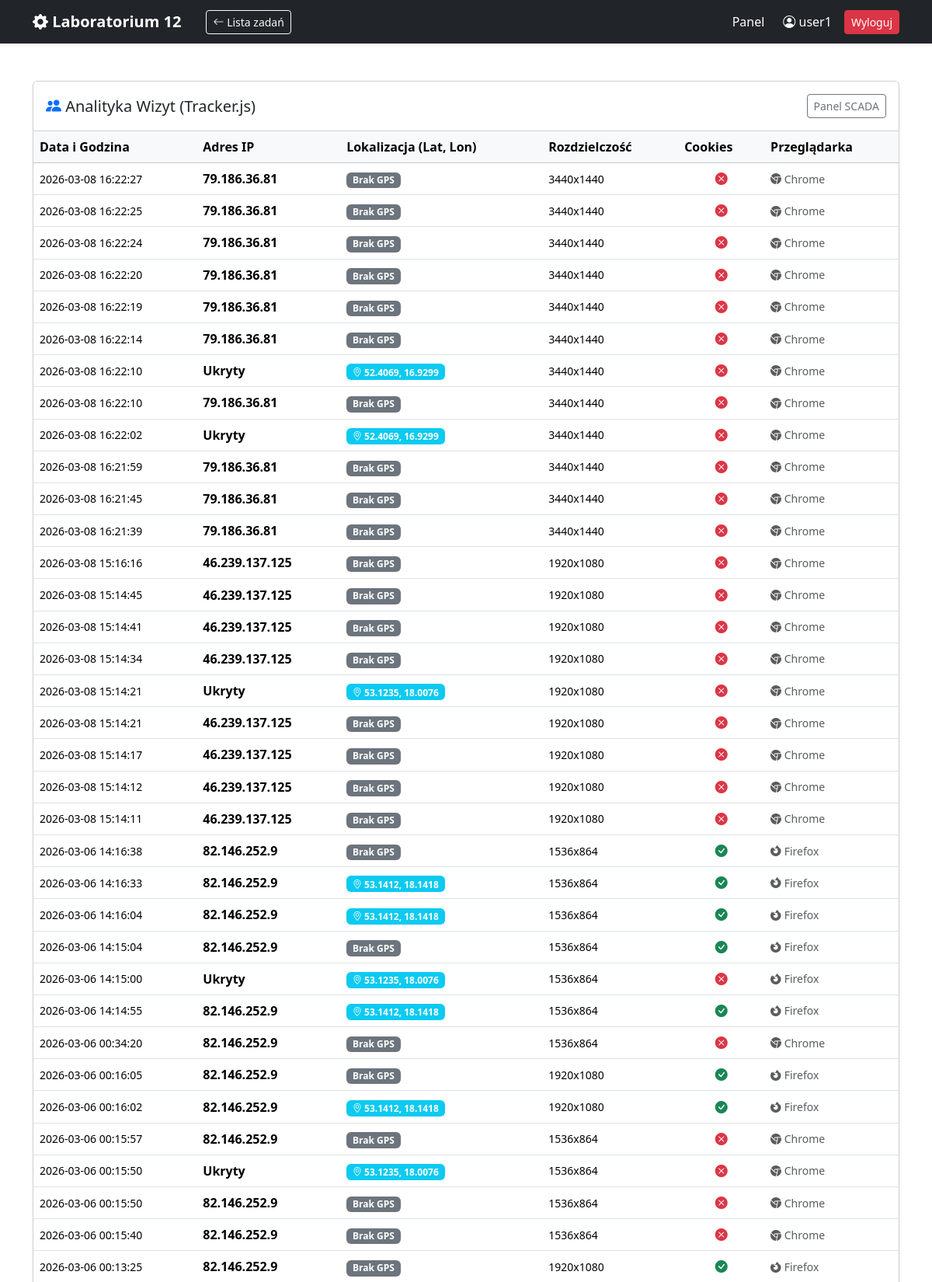
/z12/index.php?page=stats (signed in, upper part), run on the app's committed database.
### tables this page shows
CREATE TABLE `visitor_logs` (
  `id` int(11) NOT NULL,
  `ip_address` varchar(45) DEFAULT NULL,
  `latitude` float DEFAULT NULL,
  `longitude` float DEFAULT NULL,
  `browser_info` text DEFAULT NULL,
  `resolution` varchar(50) DEFAULT NULL,
  `cookies_enabled` tinyint(1) DEFAULT 0,
  `recorded` datetime NOT NULL DEFAULT current_timestamp()
);

### z12/pages/stats.php (the view, shortened to what this page needs)
<?php
require_once 'db_connect.php';
$sql = "SELECT * FROM visitor_logs ORDER BY recorded DESC LIMIT 50";
$result = $conn->query($sql);
?>
<div class="card shadow-sm">
    <div class="card-header bg-white py-3 d-flex justify-content-between align-items-center">
        <h5 class="mb-0"><i class="bi bi-people-fill text-primary"></i> Analityka Wizyt (Tracker.js)</h5>
        <a href="index.php?page=scada" class="btn btn-outline-secondary btn-sm">Panel SCADA</a>
    </div>
    <div class="card-body p-0">
        <div class="table-responsive">
            <table class="table table-hover mb-0 align-middle">
                <thead class="table-light">
                    <tr>
                        <th>Data i Godzina</th>
                        <th>Adres IP</th>
                        <th>Lokalizacja (Lat, Lon)</th>
                        <th>Rozdzielczość</th>
                        <th>Cookies</th>
                        <th>Przeglądarka</th>
                    </tr>
                </thead>
                <tbody>
                    <?php if ($result && $result->num_rows > 0): ?>
                        <?php while($row = $result->fetch_assoc()): ?>
                            <tr>
                                <td class="small text-nowrap"><?php echo $row['recorded']; ?></td>
                                <td class="fw-bold"><?php echo htmlspecialchars($row['ip_address'] ?? 'Ukryty'); ?></td>
                                <td>
                                    <?php if ($row['latitude']): ?>
                                        <a href="https://www.google.com/maps?q=<?php echo $row['latitude']; ?>,<?php echo $row['longitude']; ?>" target="_blank" class="badge bg-info text-decoration-none">
                                            <i class="bi bi-geo-alt"></i> <?php echo round($row['latitude'], 4); ?>, <?php echo round($row['longitude'], 4); ?>
                                        </a>
                                    <?php else: ?>
                                        <span class="badge bg-secondary">Brak GPS</span>
                                    <?php endif; ?>
                                </td>
                                <td class="small"><?php echo htmlspecialchars($row['resolution']); ?></td>
                                <td class="text-center">
                                    <?php if($row['cookies_enabled']): ?>
                                        <i class="bi bi-check-circle-fill text-success" title="Tak"></i>
                                    <?php else: ?>
                                        <i class="bi bi-x-circle-fill text-danger" title="Nie"></i>
                                    <?php endif; ?>
                                </td>
                                <td class="small text-muted">
                                    <?php
                                        $ua = $row['browser_info'];
                                        if (strpos($ua, 'Firefox') !== false) echo '<i class="bi bi-browser-firefox"></i> Firefox';
                                        elseif (strpos($ua, 'Chrome') !== false) echo '<i class="bi bi-browser-chrome"></i> Chrome';
                                        elseif (strpos($ua, 'Safari') !== false) echo '<i class="bi bi-browser-safari"></i> Safari';
                                        elseif (strpos($ua, 'Edge') !== false) echo '<i class="bi bi-browser-edge"></i> Edge';
                                        else echo 'Inna';
                                    ?>
                                </td>
                            </tr>
                        <?php endwhile; ?>
                    <?php else: ?>
                        <tr><td colspan="6" class="text-center py-4 text-muted">Brak zarejestrowanych wizyt w bazie.</td></tr>
                    <?php endif; ?>
                </tbody>
            </table>
        </div>
    </div>
</div>

### data on the page
visitor_logs: recorded "2026-03-08 16:22:27", ip_address "79.186.36.81", shows "Brak GPS", resolution "3440x1440", cookies_enabled 0 (drawn), shows "Chrome"
visitor_logs: recorded "2026-03-08 16:22:25", ip_address "79.186.36.81", shows "Brak GPS", resolution "3440x1440", cookies_enabled 0 (drawn), shows "Chrome"
visitor_logs: recorded "2026-03-08 16:22:24", ip_address "79.186.36.81", shows "Brak GPS", resolution "3440x1440", cookies_enabled 0 (drawn), shows "Chrome"
visitor_logs: recorded "2026-03-08 16:22:20", ip_address "79.186.36.81", shows "Brak GPS", resolution "3440x1440", cookies_enabled 0 (drawn), shows "Chrome"
visitor_logs: recorded "2026-03-08 16:22:19", ip_address "79.186.36.81", shows "Brak GPS", resolution "3440x1440", cookies_enabled 0 (drawn), shows "Chrome"
visitor_logs: recorded "2026-03-08 16:22:14", ip_address "79.186.36.81", shows "Brak GPS", resolution "3440x1440", cookies_enabled 0 (drawn), shows "Chrome"
visitor_logs: recorded "2026-03-08 16:22:10", ip_address "Ukryty", latitude "52.4069", longitude "16.9299", resolution "3440x1440", cookies_enabled 0 (drawn), shows "Chrome"
visitor_logs: recorded "2026-03-08 16:22:10", ip_address "79.186.36.81", shows "Brak GPS", resolution "3440x1440", cookies_enabled 0 (drawn), shows "Chrome"
visitor_logs: recorded "2026-03-08 16:22:02", ip_address "Ukryty", latitude "52.4069", longitude "16.9299", resolution "3440x1440", cookies_enabled 0 (drawn), shows "Chrome"
visitor_logs: recorded "2026-03-08 16:21:59", ip_address "79.186.36.81", shows "Brak GPS", resolution "3440x1440", cookies_enabled 0 (drawn), shows "Chrome"
visitor_logs: recorded "2026-03-08 16:21:45", ip_address "79.186.36.81", shows "Brak GPS", resolution "3440x1440", cookies_enabled 0 (drawn), shows "Chrome"
visitor_logs: recorded "2026-03-08 16:21:39", ip_address "79.186.36.81", shows "Brak GPS", resolution "3440x1440", cookies_enabled 0 (drawn), shows "Chrome"
visitor_logs: recorded "2026-03-08 15:16:16", ip_address "46.239.137.125", shows "Brak GPS", resolution "1920x1080", cookies_enabled 0 (drawn), shows "Chrome"
visitor_logs: recorded "2026-03-08 15:14:45", ip_address "46.239.137.125", shows "Brak GPS", resolution "1920x1080", cookies_enabled 0 (drawn), shows "Chrome"
visitor_logs: recorded "2026-03-08 15:14:41", ip_address "46.239.137.125", shows "Brak GPS", resolution "1920x1080", cookies_enabled 0 (drawn), shows "Chrome"
visitor_logs: recorded "2026-03-08 15:14:34", ip_address "46.239.137.125", shows "Brak GPS", resolution "1920x1080", cookies_enabled 0 (drawn), shows "Chrome"
visitor_logs: recorded "2026-03-08 15:14:21", ip_address "Ukryty", latitude "53.1235", longitude "18.0076", resolution "1920x1080", cookies_enabled 0 (drawn), shows "Chrome"
visitor_logs: recorded "2026-03-08 15:14:21", ip_address "46.239.137.125", shows "Brak GPS", resolution "1920x1080", cookies_enabled 0 (drawn), shows "Chrome"
visitor_logs: recorded "2026-03-08 15:14:17", ip_address "46.239.137.125", shows "Brak GPS", resolution "1920x1080", cookies_enabled 0 (drawn), shows "Chrome"
visitor_logs: recorded "2026-03-08 15:14:12", ip_address "46.239.137.125", shows "Brak GPS", resolution "1920x1080", cookies_enabled 0 (drawn), shows "Chrome"
visitor_logs: recorded "2026-03-08 15:14:11", ip_address "46.239.137.125", shows "Brak GPS", resolution "1920x1080", cookies_enabled 0 (drawn), shows "Chrome"
visitor_logs: recorded "2026-03-06 14:16:38", ip_address "82.146.252.9", shows "Brak GPS", resolution "1536x864", cookies_enabled 1 (drawn), shows "Firefox"
visitor_logs: recorded "2026-03-06 14:16:33", ip_address "82.146.252.9", latitude "53.1412", longitude "18.1418", resolution "1536x864", cookies_enabled 1 (drawn), shows "Firefox"
visitor_logs: recorded "2026-03-06 14:16:04", ip_address "82.146.252.9", latitude "53.1412", longitude "18.1418", resolution "1536x864", cookies_enabled 1 (drawn), shows "Firefox"
visitor_logs: recorded "2026-03-06 14:15:04", ip_address "82.146.252.9", shows "Brak GPS", resolution "1536x864", cookies_enabled 1 (drawn), shows "Firefox"
visitor_logs: recorded "2026-03-06 14:15:00", ip_address "Ukryty", latitude "53.1235", longitude "18.0076", resolution "1536x864", cookies_enabled 0 (drawn), shows "Firefox"
visitor_logs: recorded "2026-03-06 14:14:55", ip_address "82.146.252.9", latitude "53.1412", longitude "18.1418", resolution "1536x864", cookies_enabled 1 (drawn), shows "Firefox"
visitor_logs: recorded "2026-03-06 00:34:20", ip_address "82.146.252.9", shows "Brak GPS", resolution "1536x864", cookies_enabled 0 (drawn), shows "Chrome"
visitor_logs: recorded "2026-03-06 00:16:05", ip_address "82.146.252.9", shows "Brak GPS", resolution "1920x1080", cookies_enabled 1 (drawn), shows "Firefox"
visitor_logs: recorded "2026-03-06 00:16:02", ip_address "82.146.252.9", latitude "53.1412", longitude "18.1418", resolution "1920x1080", cookies_enabled 1 (drawn), shows "Firefox"
visitor_logs: recorded "2026-03-06 00:15:57", ip_address "82.146.252.9", shows "Brak GPS", resolution "1536x864", cookies_enabled 0 (drawn), shows "Chrome"
visitor_logs: recorded "2026-03-06 00:15:50", ip_address "Ukryty", latitude "53.1235", longitude "18.0076", resolution "1536x864", cookies_enabled 0 (drawn), shows "Chrome"
visitor_logs: recorded "2026-03-06 00:15:50", ip_address "82.146.252.9", shows "Brak GPS", resolution "1536x864", cookies_enabled 0 (drawn), shows "Chrome"
visitor_logs: recorded "2026-03-06 00:15:40", ip_address "82.146.252.9", shows "Brak GPS", resolution "1536x864", cookies_enabled 0 (drawn), shows "Chrome"
visitor_logs: recorded "2026-03-06 00:13:25", ip_address "82.146.252.9", shows "Brak GPS", resolution "1920x1080", cookies_enabled 1 (drawn), shows "Firefox"

### other printed values
$_SESSION['username'] "user1"
